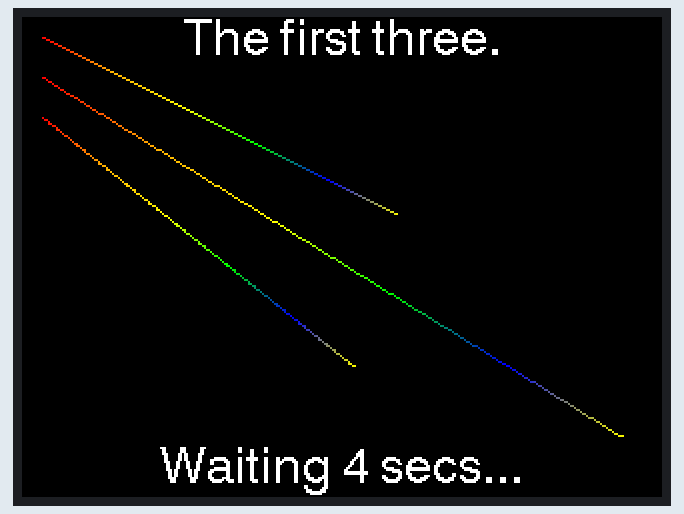
The sketch below on a simulated ESP32. Shown: 320×240 colour display. Random numbers use the default seed unless the sketch sets one; what the sketch prints to the serial monitor is not drawn.

Above: at 4.5 s.
At 18.3 s:
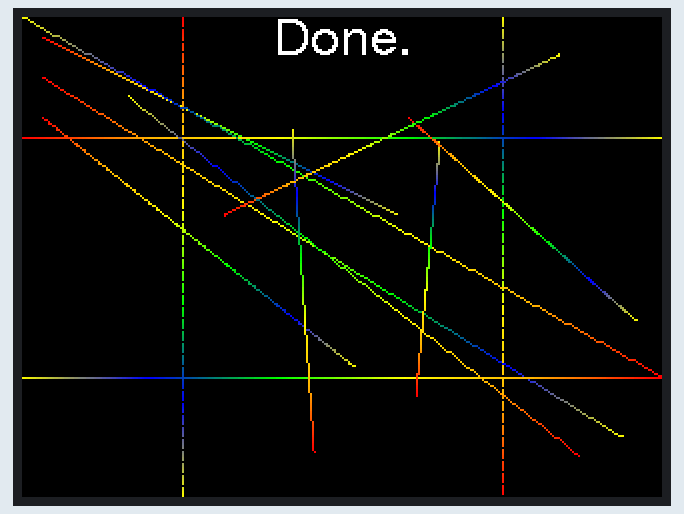
At 37.4 s:
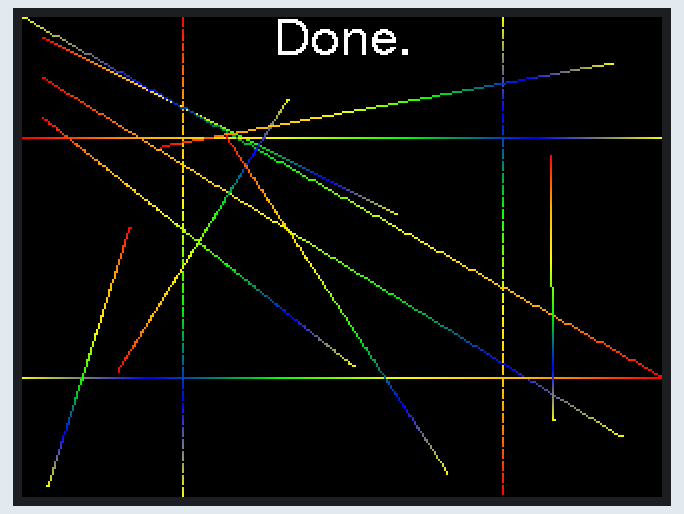
At 66.0 s:
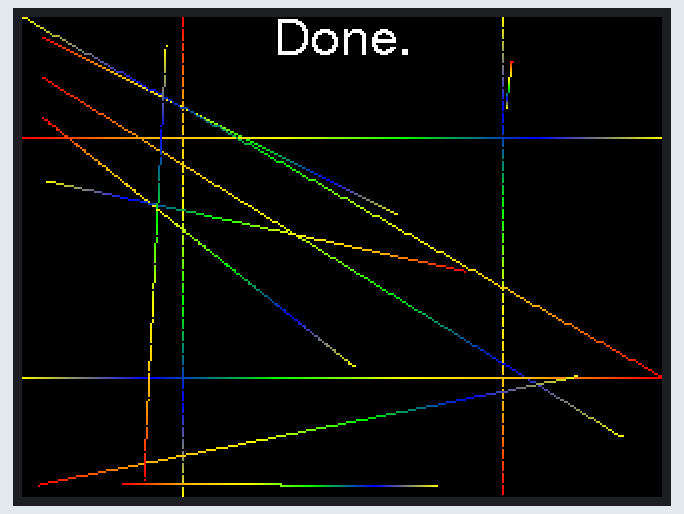
At 94.7 s:
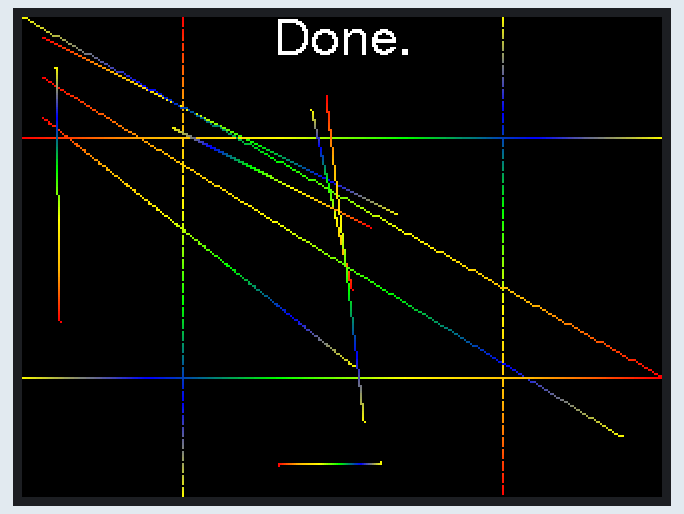
At 123.3 s:
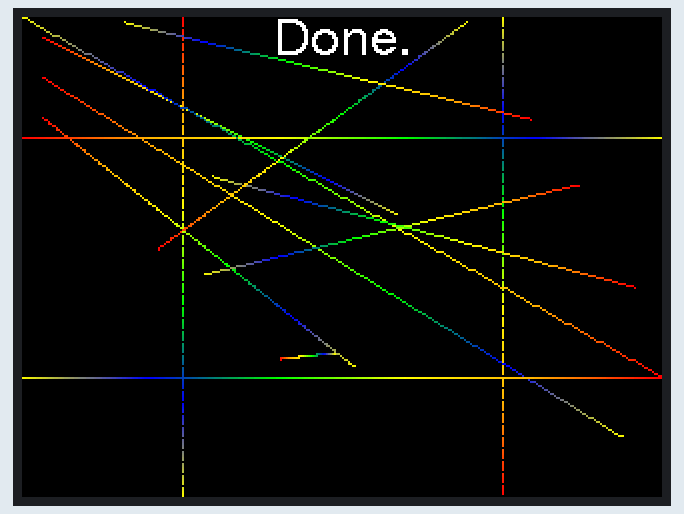

Measured:
- what the display in image 0 shows lasts 4.2 s, from 4.5 s to 8.7 s
- what the display in image 1 shows lasts 5.4 s, from 18.2 s to 23.6 s

The sketch:

Multi-color_Alphablend_Line_v1.00_sprite.ino
```cpp
#include <TFT_eSPI.h>  // Make sure to have this configured
#include <SPI.h>

TFT_eSPI tft = TFT_eSPI();
TFT_eSprite mBlendSprite   = TFT_eSprite(&tft);
TFT_eSprite BackupSprite   = TFT_eSprite(&tft);

struct ColorStage {
  uint16_t startColor;
  uint16_t endColor;
  int length; // in pixeldrawMultiBlendLine2s
};
// Define your multiblend segments here
ColorStage blendSequence[] = {
  {TFT_RED, TFT_ORANGE, 40},
  {TFT_ORANGE, TFT_YELLOW, 40},
  {TFT_YELLOW, TFT_GREEN, 40},
  {TFT_GREEN, TFT_BLUE, 40},
  {TFT_BLUE, TFT_YELLOW, 40}
};
int blendCt = sizeof(blendSequence) / sizeof(blendSequence[0]);
int i;
bool doDebugPrints;
/***************************************************************************/
void setup()
/***************************************************************************/
{
  int *a;

  Serial.begin(115200); delay(4000);
  Serial.println("This is the multi-color gradient line demo.");
  Serial.println("Running from:");
  Serial.println(__FILE__);

  tft.init();
  tft.setRotation(3); // Adjust as needed
  a = (int*)mBlendSprite.createSprite(tft.width(), tft.height());
  if (a == 0) {
    Serial.println("mBlendSprite creation failed.  Cannot continue.");
    while (1);
  }
  a = (int*)BackupSprite.createSprite(tft.width(), tft.height());
  if (a == 0) {
    Serial.println("BackupSprite creation failed.  Cannot continue.");
    while (1);
  }
  tft.setTextColor(TFT_WHITE, TFT_BLACK);
  tft.setTextDatum(MC_DATUM);
  mBlendSprite.setTextDatum(TC_DATUM);
}
/***************************************************************************/
void loop()
/***************************************************************************/
{
  // Proof of concept section
  tft.fillScreen(TFT_BLACK);
  mBlendSprite.fillSprite(TFT_BLACK);
  tft.drawString("Drawing lines...",
                 tft.width() / 2, tft.height() / 2, 4);
  if (doDebugPrints)
    Serial.println("\r\n<****************************************>\r\n");

  if (doDebugPrints)
    Serial.println("<-Slope down-right original ----------------->\r\n");
  drawMultiBlendLine(&mBlendSprite, 10, 10, 210, 110, blendSequence,
                     blendCt);

  if (doDebugPrints)
    Serial.println("<-Slope down-right longer ------------------->\r\n");
  doDebugPrints = false;
  drawMultiBlendLine2(&mBlendSprite, 10, 30, 300, 210, blendSequence,
                      blendCt, true);

  if (doDebugPrints)
    Serial.println("<-Slope down-right longer ------------------->\r\n");
  doDebugPrints = false;
  drawMultiBlendLine2(&mBlendSprite, 10, 50, 210, 210, blendSequence,
                      blendCt, false);

  if (doDebugPrints)
    Serial.println("<-The original three ------------------------>\r\n");
  mBlendSprite.pushToSprite(&BackupSprite, 0, 0);  // Save it before
  mBlendSprite.drawString("The first three.",
                          tft.width() / 2, 0, 4);
  mBlendSprite.setTextDatum(BC_DATUM);
  mBlendSprite.drawString("Waiting 4 secs...",
                          tft.width() / 2, tft.height(), 4);
  mBlendSprite.setTextDatum(TC_DATUM);

  mBlendSprite.pushSprite(0, 0);  // As the teachers say... SHOW YOUR WORK!
  delay(4000);
  BackupSprite.pushToSprite(&mBlendSprite, 0, 0);  // Put back the original.

  if (doDebugPrints)
    Serial.println("<-Slope down-right v2 ----------------------->\r\n");
  doDebugPrints = false;
  drawMultiBlendLine2(&mBlendSprite, 0, tft.height() / 4,
                      tft.width(), tft.height() / 4,
                      blendSequence, blendCt, true);

  if (doDebugPrints)
    Serial.println("<-Vertical down at 1/4 ---------------------->\r\n");
  doDebugPrints = false;
  drawMultiBlendLine2(&mBlendSprite, tft.width() / 4, 0,
                      tft.width() / 4, tft.height(),
                      blendSequence, blendCt, true);

  if (doDebugPrints)
    Serial.println("<-Horizontal to left at .75 ----------------->\r\n");
  doDebugPrints = false;
  drawMultiBlendLine2(&mBlendSprite, tft.width(), tft.height() * 0.75,
                      0, tft.height() * 0.75,
                      blendSequence, blendCt, true);

  if (doDebugPrints)
    Serial.println("<-Vertical upwards at .75 ------------------->\r\n");
  doDebugPrints = false;
  drawMultiBlendLine2(&mBlendSprite, tft.width() * 0.75, tft.height(),
                      tft.width() * 0.75, 0,
                      blendSequence, blendCt, true);

  if (doDebugPrints)
    Serial.println("<-Horizontal to the left at .75 ------------->\r\n");
  doDebugPrints = false;
  drawMultiBlendLine2(&mBlendSprite, tft.width(), tft.height() * 0.75,
                      0, tft.height() * 0.75,
                      blendSequence, blendCt, true);

  if (doDebugPrints)
    Serial.println("<-Upwards to the left ----------------------->\r\n");
  doDebugPrints = false;
  drawMultiBlendLine2(&mBlendSprite, tft.width(), tft.height() * 0.75, 0, 0,
                      blendSequence, blendCt, true);

  if (doDebugPrints)
    Serial.println("<-Random ------------------------------------>\r\n");
  doDebugPrints = false;
  for (i = 0; i < 5; i++)
    drawMultiBlendLine2(&mBlendSprite,
                        random(tft.width()), random(tft.height()),
                        random(tft.width()), random(tft.height()),
                        blendSequence, blendCt, true);

  mBlendSprite.drawString("Done.", tft.width() / 2, 0, 4);
  mBlendSprite.pushSprite(0, 0);  // As the teachers say... SHOW YOUR WORK!
  delay(5000);
}
/***************************************************************************/
void drawMultiBlendLine(TFT_eSPI* targetPallete,
                        int x, int y, int dx, int dy, ColorStage* stages,
                        int numStages)
/***************************************************************************/
{
  /*
     There is something unusual that needs to be explained.
     dx and dy do not specify the end of the line.  The end of the line
     is computed as it goes along.  dx and dy are used to get the slope
     of the line.  The length will be the sum of the color segments'
     length values in the struct.
  */

  if (doDebugPrints)
    Serial.printf("Orig Called with x %i, y %i, dx %i, dy %i\r\n",
                  x, y, dx, dy);
  float angle = atan2(dy - y, dx - x);
  float curX = x;
  float curY = y;
  uint16_t blended;
  float ratio;

  for (int i = 0; i < numStages; i++) {
    for (int j = 0; j < stages[i].length; j++) {
      ratio = (float)j / (float)stages[i].length;
      blended = alphaBlend(ratio * 255, stages[i].startColor,
                           stages[i].endColor);
      if (doDebugPrints)
        Serial.printf("x %i, y %i, i %i, j %i blended %lu\r\n",
                      int(curX), int(curY), i, j, blended);
      targetPallete->drawPixel((int)curX, (int)curY, blended);
      curX += cos(angle);
      curY += sin(angle);
    }
  }
}
/***************************************************************************/
uint16_t alphaBlend(uint8_t alpha, uint16_t bgc, uint16_t fgc)
/***************************************************************************/
{
  uint32_t rxb = bgc & 0xF81F;
  rxb += ((fgc & 0xF81F) - rxb) * (alpha >> 2) >> 6;
  uint32_t xgx = bgc & 0x07E0;
  xgx += ((fgc & 0x07E0) - xgx) * alpha >> 8;
  return (rxb & 0xF81F) | (xgx & 0x07E0);
}
/***************************************************************************/
void drawMultiBlendLine2(TFT_eSPI* targetPallete,
                         int x0, int y0, int x1, int y1,
                         ColorStage* stages, int numStages,
                         bool honorLineLength)
/***************************************************************************/
{
  float dx = x1 - x0;
  float dy = y1 - y0;
  float actualLength = sqrt(dx * dx + dy * dy);
  float angle = atan2(dy, dx);
  float stepX = cos(angle);
  float stepY = sin(angle);
  int fillX, fillY;
  float scale = 1.0;

  if (doDebugPrints)
    Serial.printf("Ver2 Called with x %i, y %i, dx %i, dy %i\r\n",
                  x0, y0, x1, y1);
  if (doDebugPrints)
    Serial.printf("stepX %.2f, stepY %.2f\r\n", stepX, stepY);
  int blendLength = 0;
  for (int i = 0; i < numStages; i++) blendLength += stages[i].length;

  if (honorLineLength && blendLength > 0)
    scale = actualLength / blendLength;

  float curX = x0;
  float curY = y0;

  for (int i = 0; i < numStages; i++) {
    for (int j = 0; j < stages[i].length; j++) {
      float ratio = (float)j / stages[i].length;
      uint16_t blended = alphaBlend(ratio * 255, stages[i].startColor,
                                    stages[i].endColor);
      if (doDebugPrints)
        Serial.printf("Orig: x %i, y %i, i %i, j %i, "
                      "scale %.2f, blended %lu\r\n",
                      int(curX), int(curY), i, j, scale, blended);
      targetPallete->drawPixel((int)curX, (int)curY, blended);
      fillX = int(curX); fillY = int(curY);
      curX += stepX * scale;
      curY += stepY * scale;

      /*
        Now, it is time to fill in the holes.  If the scale, stepX or
        stepY are greater than 1.0 then there will be holes left in
        the line if it is not orthogonal.  So I have to check curX
        and curY to see if they stepped more than one and go back and
        fill in the missing pixels.
      */

      // Ver 0.06 version
      while (int(curX) != fillX || int(curY) != fillY) {
        if (int(curX) > fillX) {
          fillX += 1.0;
          if (doDebugPrints)
            Serial.printf("FillX+: x %i, y %i, i %i, j %i, "
                          "scale %.2f, blended %lu\r\n",
                          fillX, int(curY), i, j, scale, blended);
          targetPallete->drawPixel((int)fillX, (int)curY, blended);
        }
        if (int(curX) < fillX) {
          fillX -= 1.0;
          if (doDebugPrints)
            Serial.printf("FillY+: x %i, y %i, i %i, j %i, "
                          "scale %.2f, blended %lu\r\n",
                          fillX, int(curY), i, j, scale, blended);
          targetPallete->drawPixel(fillX, (int)curY, blended);
        }

        if (int(curY) > fillY) {
          fillY += 1.0;
          if (doDebugPrints)
            Serial.printf("FillX-: x %i, y %i, i %i, j %i, "
                          "scale %.2f, blended %lu\r\n",
                          fillX, int(curY), i, j, scale, blended);
          targetPallete->drawPixel(fillX, (int)curY, blended);
        }
        if (int(curY) < fillY) {
          fillY -= 1.0;
          if (doDebugPrints)
            Serial.printf("FillY-: x %i, y %i, i %i, j %i, "
                          "scale %.2f, blended %lu\r\n",
                          fillX, int(curY), i, j, scale, blended);
          targetPallete->drawPixel((int)fillX, (int)curY, blended);
        }
      }
    }
  }
}
```
